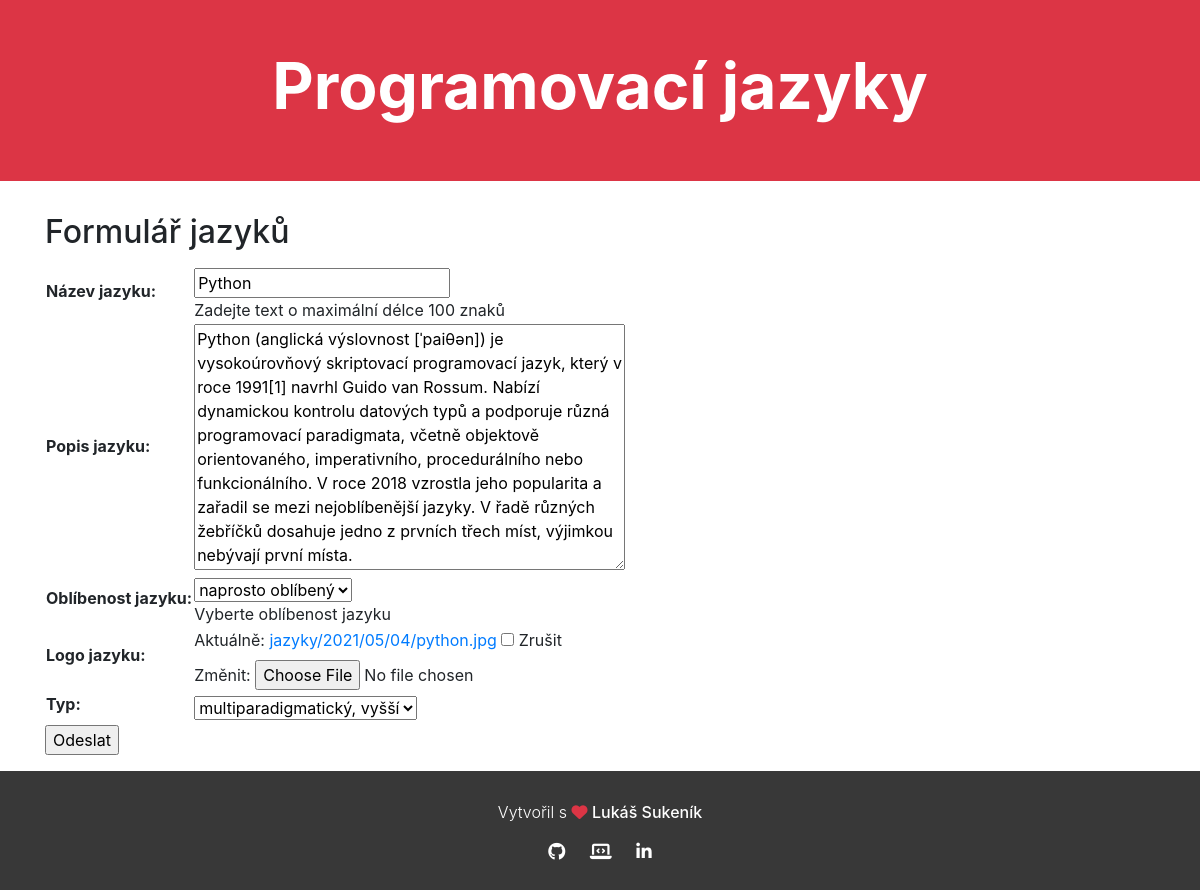
The page /languages/jazyky/3/update/ on the database its author committed.
### languages/models.py (models this page shows, shortened)
class Jazyk(models.Model):
    nazev = models.CharField(max_length=100, verbose_name="Název jazyku", help_text='Zadejte text o maximální délce 100 znaků')
    popis = models.TextField(blank=True, null=True, verbose_name="Popis jazyku")
    OBLIBENOST = (
        (5, 'naprosto oblíbený'),
        (4, 'oblíbený'),
        (3, 'průměr'),
        (2, 'neoblíbený'),
        (1, 'ten se ani neuč'),
    )
    oblibenost = models.IntegerField(choices=OBLIBENOST, blank=True, default=3, verbose_name="Oblíbenost jazyku", help_text='Vyberte oblíbenost jazyku')
    foto = models.ImageField(upload_to='jazyky/%Y/%m/%d/', blank=True, null=True, verbose_name="Logo jazyku")
    typ = models.ForeignKey(Typ, on_delete=models.RESTRICT)
    class Meta:
        ordering = ["-oblibenost", "nazev"]
        verbose_name = 'Jazyk'
        verbose_name_plural = 'Jazyky'

### languages/views.py (the view)
# urls.py: path('jazyky/<int:pk>/update/', views.JazykyUpdate.as_view(), name='jazyky-update'),
class JazykyUpdate(UpdateView):
    model = Jazyk
    fields = '__all__'

### languages/models.py (called while the page is built)
    def __str__(self):
        return f"{self.oznaceni_typu}, {self.druh}"

### languages/templates/languages/jazyk_form.html (shortened to what this page needs)
{% extends "base.html" %}
{% block content %}
<div class="container mb-3">
  <h2>Formulář jazyků</h2>
  <form action="" method="post" enctype="multipart/form-data">
    <table>
      {{ form.as_table }}
    </table>
    <input type="submit" value="Odeslat">
  </form>
</div>
{% endblock %}

### languages/static/css/styles.css (style rules this page uses)
:root { --cervena: #dc3545; --seda: #383838; }
h2 { margin-bottom: 1rem; }

### rows shown on the page
Jazyk: nazev "Python", popis "Python (anglická výslovnost [ˈpaiθən]) je vysokoúrovňový skriptovací programovací jazyk, který v roce 1991[1] navrhl Guido van Rossum. Nabízí dynamickou kontrolu datových typů a podporuje různá programovací paradigmata, včetně objektově orientovaného, imperativního, procedurálního nebo funkcionálního. V roce 2018 vzrostla jeho popularita a zařadil se mezi nejoblíbenější jazyky. V řadě různých žebříčků dosahuje jedno z prvních třech míst, výjimkou nebývají první místa.", oblibenost "naprosto oblíbený", typ "multiparadigmatický, vyšší"
